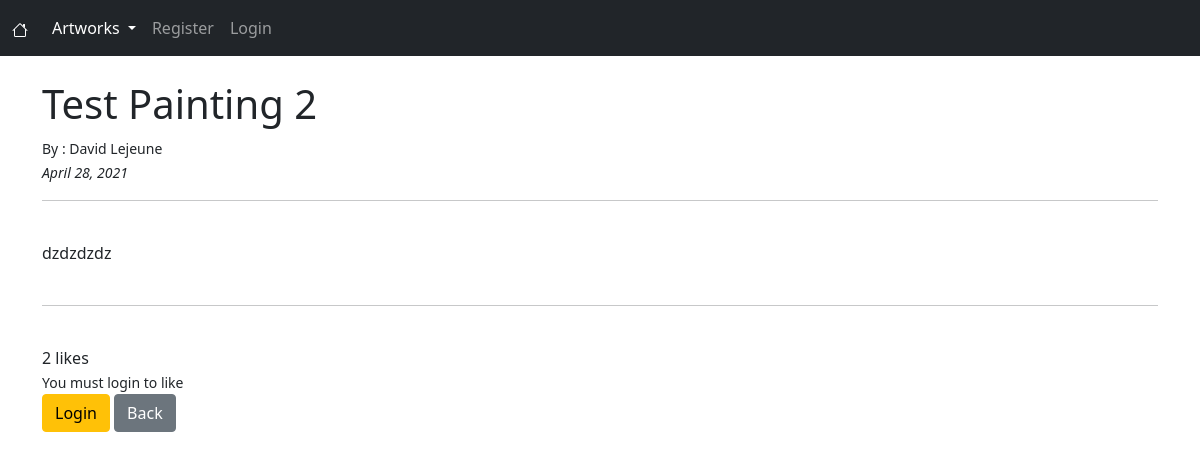
/artwork/9, run on an earlier commit of the app's database.
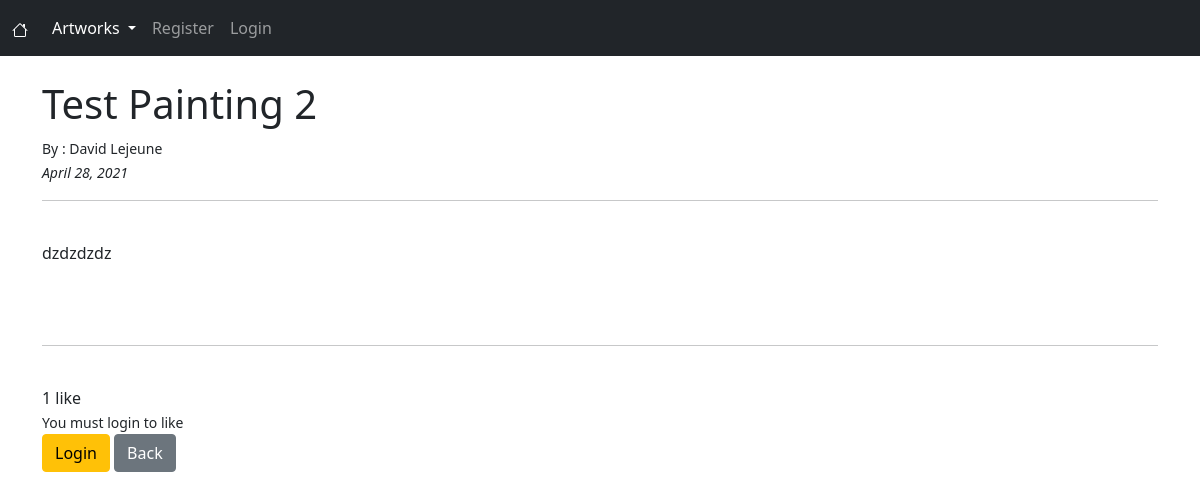
And on a later commit of the database.
### artworks/views.py (the view)
# urls.py: path('artwork/<int:pk>', ArtworkDetailView.as_view(), name="artwork-detail"),
class ArtworkDetailView(DetailView):
    model = Artwork
    template_name = 'artwork_details.html'
    def get_context_data(self, *args, **kwargs):
        cat_menu = Category.objects.all()
        context = super(ArtworkDetailView, self).get_context_data(*args, **kwargs)
        context["cat_menu"] = cat_menu
        likes_obj = get_object_or_404(Artwork, id=self.kwargs['pk'])
        total_likes = likes_obj.total_likes()
        context["total_likes"] = total_likes
        liked = False
        if likes_obj.likes.filter(id=self.request.user.id).exists():
            liked = True
        context["liked"] = liked
        return context

### artworks/models.py (called while the page is built)
    def __str__(self):
        return self.name

    def total_likes(self):
        return self.likes.count()

### artworks/templates/artwork_details.html (shortened to what this page needs)
{% extends 'base.html' %}
{% block content %}
<h1>{{ artwork.title }}</h1>
<small>By : {{ artwork.author.first_name }} {{ artwork.author.last_name }}
    <br/>
<i>{{ artwork.artwork_date }}</i>
</small>
<hr>
<br/>
{{ artwork.body|safe }}
<br/><br/>
<hr>
<br/>
{{ total_likes }}
{% if total_likes == 1 %}
    like
{% else %}
    likes
{% endif %}
<br>
        {% if user.is_authenticated %}
            <form action="{% url 'like-artwork' artwork.pk %}" method="POST">
                {% csrf_token %}
                {% if liked %}
                    <button type="submit", name="artwork_id", value="{{ artwork.id }}", class="btn btn-info">Unlike</button>
                {% else %}
                    <button type="submit", name="artwork_id", value="{{ artwork.id }}", class="btn btn-primary">Like</button>
                {% endif %}
                <a href="{% url 'artworks' %}"  class="btn btn-secondary">Back</a>
            </form>
        {% else %}
            <small>You must login to like</small><br>
            <a href="{% url 'login' %}"  class="btn btn-warning">Login</a>
            <a href="{% url 'artworks' %}"  class="btn btn-secondary">Back</a>
        {% endif %}
      </div>
{% endblock %}

What changed in the data, as far as the page shows it:
changed Artwork "Test Painting 2": body "dzdzdzdz" → "<p>dzdzdzdz</p>" (drawn)
Also different on the page:
{{ total_likes }}: "2" → "1"
text no longer shown: "likes"
text now shown: "like"
